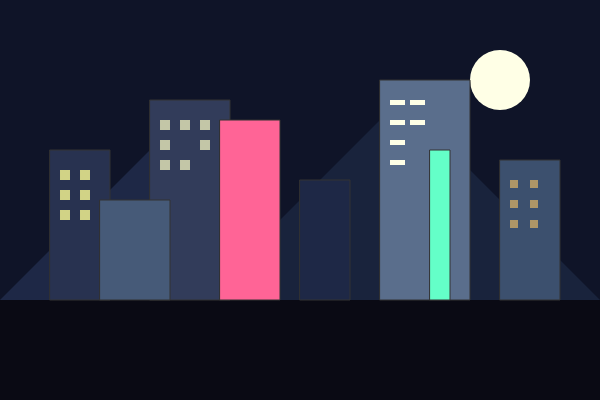
Frame 1 (no input)
Frame 2 (the mouse pressed at the canvas centre, redrawn once): identical to frame 1, image omitted

The p5.js sketch that drew this single still picture (run headless with seeded random() and noise() and a simulated clock; the mouse was pressed at the canvas centre and the sketch redrawn once):

// p5.js sketch
// ── sketch.js
function setup() {
  createCanvas(600, 400);
  noLoop();
}
function draw() {
  background(15, 20, 40);
  noStroke();
  fill(255, 255, 230);
  circle(500, 80, 60);
  fill(30, 40, 70);
  triangle(0, 300, 150, 150, 300, 300);
  fill(25, 35, 60);
  triangle(200, 300, 400, 100, 600, 300);
  fill(10, 10, 20);
  rect(0, 300, 600, 100);
  stroke(50);
  strokeWeight(1);
  
  fill(40, 50, 80);
  rect(50, 150, 60, 150);
  
  fill(50, 60, 90);
  rect(150, 100, 80, 200);
  
  fill(30, 40, 70);
  rect(300, 180, 50, 120);
  fill(70, 90, 120);
  rect(100, 200, 70, 100);
  fill(255, 100, 150);
  rect(220, 120, 60, 180);
  
  fill(90, 110, 140);
  rect(380, 80, 90, 220);
  fill(100, 255, 200);
  rect(430, 150, 20, 150);
  fill(60, 80, 110);
  rect(500, 160, 60, 140);
  noStroke();
  fill(255, 255, 150, 200);
  
  rect(60, 170, 10, 10);
  rect(80, 170, 10, 10);
  rect(60, 190, 10, 10);
  rect(80, 190, 10, 10);
  rect(60, 210, 10, 10);
  rect(80, 210, 10, 10);
  fill(255, 255, 200, 180);
  rect(160, 120, 10, 10);
  rect(180, 120, 10, 10);
  rect(200, 120, 10, 10);
  rect(160, 140, 10, 10);
  rect(200, 140, 10, 10);
  rect(160, 160, 10, 10);
  rect(180, 160, 10, 10);
  
  fill(255, 255, 230);
  rect(390, 100, 15, 5);
  rect(390, 120, 15, 5);
  rect(390, 140, 15, 5);
  rect(390, 160, 15, 5);
  rect(410, 100, 15, 5);
  rect(410, 120, 15, 5);
  
  fill(255, 200, 100, 150);
  rect(510, 180, 8, 8);
  rect(530, 180, 8, 8);
  rect(510, 200, 8, 8);
  rect(530, 200, 8, 8);
  rect(510, 220, 8, 8);
  rect(530, 220, 8, 8);
}
